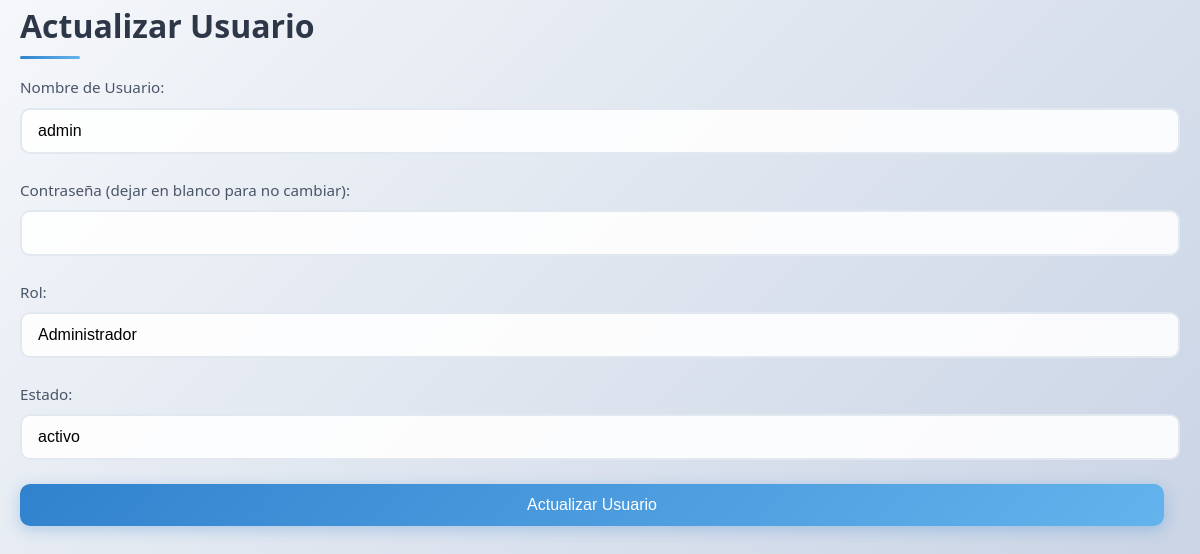
Page /usuarios_services/U_usuario.php?id=1 (signed in) on the committed database.
### tables this page shows
CREATE TABLE usuario (
  id_usuario INT(11) NOT NULL,
  nombre_usuario VARCHAR(50) DEFAULT NULL,
  contrasena VARCHAR(100) DEFAULT NULL,
  rol VARCHAR(20) DEFAULT NULL,
  estado VARCHAR(10) DEFAULT NULL
);

### usuarios_services/U_usuario.php (the view, shortened to what this page needs)
<?php
require_once '../config/db.php';
$id = $_GET['id'] ?? 0;
$usuario = null;
if ($id) {
    try {
        $sql = "SELECT * FROM usuario WHERE id_usuario = ?";
        $stmt = $pdo->prepare($sql);
        $stmt->execute([$id]);
        $usuario = $stmt->fetch(PDO::FETCH_ASSOC);
    } catch (PDOException $e) {
        echo "Error: " . $e->getMessage();
    }
}
?>
<!DOCTYPE html>
<html lang="es">
<head>
    <link rel="stylesheet" href="../public/style.css">
</head>
<body>
    <div class="container">
        <h2>Actualizar Usuario</h2>
        <?php if ($usuario): ?>
            <form method="POST">
                <div class="form-group">
                    <label for="nombre_usuario">Nombre de Usuario:</label>
                    <input type="text" name="nombre_usuario" id="nombre_usuario" value="<?= htmlspecialchars($usuario['nombre_usuario']) ?>" required>
                </div>
                <div class="form-group">
                    <label for="contrasena">Contraseña (dejar en blanco para no cambiar):</label>
                    <input type="password" name="contrasena" id="contrasena">
                </div>
                <div class="form-group">
                    <label for="rol">Rol:</label>
                    <input type="text" name="rol" id="rol" value="<?= htmlspecialchars($usuario['rol']) ?>" required>
                </div>
                <div class="form-group">
                    <label for="estado">Estado:</label>
                    <input type="text" name="estado" id="estado" value="<?= htmlspecialchars($usuario['estado']) ?>" required>
                </div>
                <div class="form-group">
                    <button type="submit">Actualizar Usuario</button>
                </div>
            </form>
        <?php endif; ?>
    </div>
</body>
</html>

### public/style.css (style rules this page uses)
* { margin: 0; padding: 0; box-sizing: border-box; }
body { font-family: 'Segoe UI', Tahoma, Geneva, Verdana, sans-serif; line-height: 1.6; color: #333; background: linear-gradient(135deg, #f5f7fa 0%, #c3cfe2 100%); min-height: 100vh; }
.container { max-width: 1200px; margin: 0 auto; padding: 0 20px; }
h2 { color: #2d3748; font-size: 2rem; margin-bottom: 1.5rem; font-weight: 600; position: relative; }
h2::after { content: ''; position: absolute; bottom: -8px; left: 0; width: 60px; height: 3px; background: linear-gradient(90deg, #3182ce, #63b3ed); border-radius: 2px; }
.form-group { margin-bottom: 1.5rem; }
label { display: block; margin-bottom: 0.5rem; color: #4a5568; font-weight: 500; font-size: 0.95rem; }
input[type="text"], input[type="password"], input[type="email"], select, textarea { width: 100%; padding: 0.75rem 1rem; border: 2px solid #e2e8f0; border-radius: 10px; font-size: 1rem; transition: all 0.3s ease; background: rgba(255, 255, 255, 0.9); }
button[type="submit"] { display: inline-block; padding: 0.75rem 2rem; background: linear-gradient(135deg, #3182ce 0%, #63b3ed 100%); color: white; text-decoration: none; border: none; border-radius: 10px; font-size: 1rem; font-weight: 500; cursor: pointer; transition: all 0.3s ease; box-shadow: 0 4px 15px rgba(49, 130, 206, 0.3); margin-right: 1rem; }
.form-group:last-child { display: flex; gap: 1rem; align-items: center; flex-wrap: wrap; }
.form-group:last-child button, .form-group:last-child .btn-secondary { flex: 1; min-width: 150px; text-align: center; }

### rows in the picture
usuario: nombre_usuario "admin", rol "Administrador", estado "activo"
